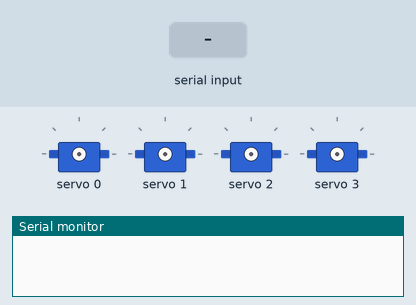
The sketch below on a simulated Arduino Uno, built with avr-gcc and run on an emulated ATmega328P. Parts: 4 × servo, the last lines printed to the serial monitor. The inputs (shaded band) are chosen by the test bench.

Above: at 1.2 s.
1.3 s: "90 45 200\n" received over Serial
2.8 s: "90 45\n" received over Serial
At 3.7 s:
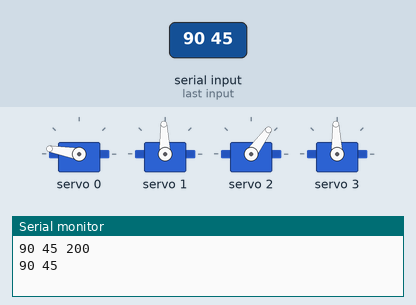
4.3 s: "5\n" received over Serial
At 4.8 s:
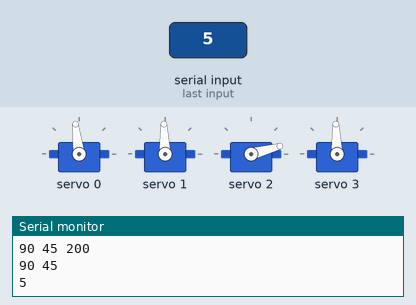
5.8 s: "30 150 10\n" received over Serial
At 7.0 s:
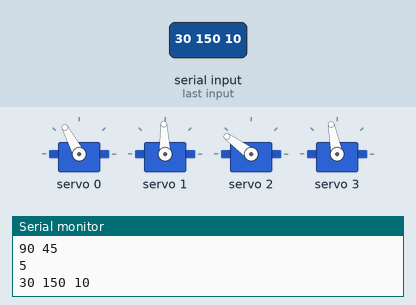
7.3 s: "30 150\n" received over Serial
At 8.3 s:
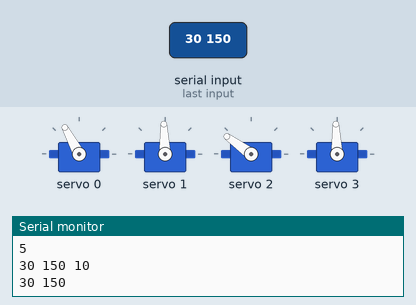
8.8 s: "90\n" received over Serial
At 9.4 s:
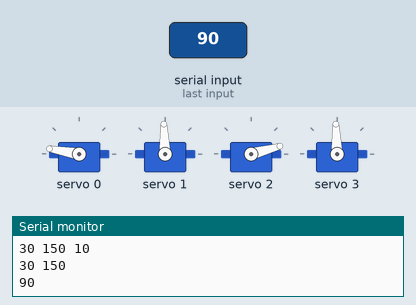
Timing chart, 0 to 11.3 s (numbered marks = the images above; inputs shaded):
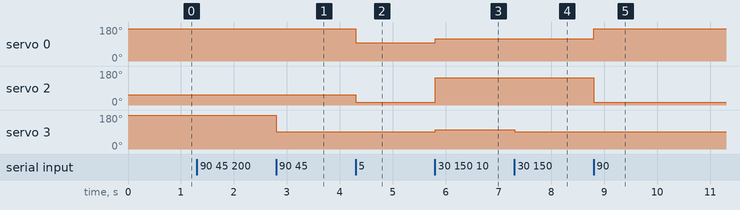

The sketch:

r2.ino
```cpp
#include <Wire.h>
#include <Adafruit_PWMServoDriver.h>

Adafruit_PWMServoDriver servos = Adafruit_PWMServoDriver(0x40);
#define SPTR_SIZE   20
char   *sPtr [SPTR_SIZE];

unsigned int pos0 = 172; // ancho de pulso en cuentas para pocicion 0°
unsigned int pos180 = 565; // ancho de pulso en cuentas para la pocicion 180°


void setup() {

  Serial.begin(115200);
  servos.begin();
  servos.setPWMFreq(60); //Frecuecia PWM de 60Hz o T=16,66ms

}

void setServo(uint8_t n_servo, int angulo) {
  int duty;
;  duty = map(angulo, 0, 180, pos0, pos180);
  servos.setPWM(n_servo, 0, duty);
}
void loop() {
  if (Serial.available() > 0) {

    String mensaje=Serial.readStringUntil('\n');

    mensaje.trim();
    Serial.println(mensaje);
    int N = separate (mensaje, sPtr, SPTR_SIZE);

//    setServo(0, 90);
//    setServo(1, 90);
//    setServo(2, 0);
//    setServo(3, 90);
    setServo(0,90 + atoi(sPtr[0]));
    setServo(1,90);
    setServo(2, 0 +  atoi(sPtr[1]));
    setServo(3,90 + atoi(sPtr[2]));
  }
}

int
separate (
    String str,
    char   **p,
    int    size )
{
    int  n;
    char s [100];

    strcpy (s, str.c_str ());

    *p++ = strtok (s, " ");
    for (n = 1; NULL != (*p++ = strtok (NULL, " ")); n++)
        if (size == n)
            break;

    return n;
}
```

Measured:
- after the input at 2.8 s, servo 3: 180° → 92° at once
- after the input at 4.3 s, servo 0: 170° → 97° at once; servo 2: 54° → 15° at once
- after the input at 5.8 s, servo 0: 97° → 118° at once; servo 2: 15° → 144° at once; servo 3: 92° → 101° at once
- after the input at 7.3 s, servo 3: 101° → 92° at once
- after the input at 8.8 s, servo 0: 118° → 170° at once; servo 2: 144° → 15° at once
